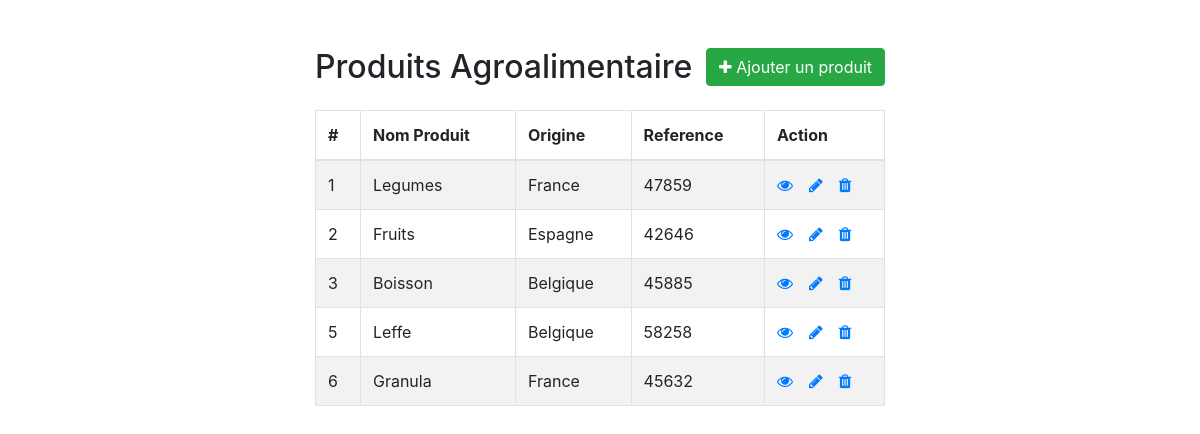
The page / on the database its author committed.
### tables this page shows
CREATE TABLE IF NOT EXISTS `produits` (
  `id_produit` int(11) NOT NULL AUTO_INCREMENT,
  `nom_produit` varchar(45) NOT NULL,
  `origine_produit` varchar(45) NOT NULL,
  `reference_produit` varchar(45) NOT NULL,
  PRIMARY KEY (`id_produit`)
);

### index.php (the view, shortened to what this page needs)
<!DOCTYPE html>
<html lang="fr">
<head>
    <link rel="stylesheet" href="https://stackpath.bootstrapcdn.com/bootstrap/4.5.2/css/bootstrap.min.css">
    <link rel="stylesheet" href="https://maxcdn.bootstrapcdn.com/font-awesome/4.7.0/css/font-awesome.min.css">
</head>
<body>
    <div class="wrapper">
        <div class="container-fluid">
            <div class="row">
                <div class="col-md-12">
                    <div class="mt-5 mb-3 clearfix">
                        <h2 class="pull-left">Produits Agroalimentaire</h2>
                        <a href="create.php" class="btn btn-success pull-right"><i class="fa fa-plus"></i> Ajouter un produit</a>
                    </div>
                    <?php
                    require_once "config.php";
                    $sql = "SELECT * FROM produits";
                    if($result = mysqli_query($link, $sql)){
                        if(mysqli_num_rows($result) > 0){
                            echo '<table class="table table-bordered table-striped">';
                                echo "<thead>";
                                    echo "<tr>";
                                        echo "<th>#</th>";
                                        echo "<th>Nom Produit</th>";
                                        echo "<th>Origine</th>";
                                        echo "<th>Reference</th>";
                                        echo "<th>Action</th>";
                                    echo "</tr>";
                                echo "</thead>";
                                echo "<tbody>";
                                while($row = mysqli_fetch_array($result)){
                                    echo "<tr>";
                                        echo "<td>" . $row['id_produit'] . "</td>";
                                        echo "<td>" . $row['nom_produit'] . "</td>";
                                        echo "<td>" . $row['origine_produit'] . "</td>";
                                        echo "<td>" . $row['reference_produit'] . "</td>";
                                        echo "<td>";
                                            echo '<a href="read.php?id_produit='. $row['id_produit'] .'" class="mr-3" title="Consulter le produit" data-toggle="tooltip"><span class="fa fa-eye"></span></a>';
                                            echo '<a href="update.php?id_produit='. $row['id_produit'] .'" class="mr-3" title="Modifier le produit " data-toggle="tooltip"><span class="fa fa-pencil"></span></a>';
                                            echo '<a href="delete.php?id_produit='. $row['id_produit'] .'" title="Supprimer le produit" data-toggle="tooltip"><span class="fa fa-trash"></span></a>';
                                        echo "</td>";
                                    echo "</tr>";
                                }
                                echo "</tbody>";
                            echo "</table>";
                        } else{
                            echo '<div class="alert alert-danger"><em>Aucun enregistrement</em></div>';
                        }
                    } else{
                        echo "Veuillez réessayer plus tard.";
                    }
                    ?>
                </div>
            </div>
        </div>
    </div>
</body>
</html>

### index.php (style rules this page uses)
.wrapper { width: 600px; margin: 0 auto; }
table tr td:last-child { width: 120px; }

### rows shown on the page
produits: id_produit "1", nom_produit "Legumes", origine_produit "France", reference_produit "47859"
produits: id_produit "2", nom_produit "Fruits", origine_produit "Espagne", reference_produit "42646"
produits: id_produit "3", nom_produit "Boisson", origine_produit "Belgique", reference_produit "45885"
produits: id_produit "5", nom_produit "Leffe", origine_produit "Belgique", reference_produit "58258"
produits: id_produit "6", nom_produit "Granula", origine_produit "France", reference_produit "45632"
